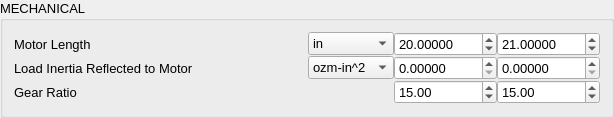
             <widget class="QGroupBox" name="groupBox_4">
              <property name="font">
               <font>
                <pointsize>10</pointsize>
               </font>
              </property>
              <property name="title">
               <string>MECHANICAL</string>
              </property>
              <layout class="QGridLayout" name="groupBox_4_gridLayout_7">
               <property name="spacing">
                <number>0</number>
               </property>
               <item row="0" column="0">
                <widget class="QLabel" name="label_31">
                 <property name="text">
                  <string>Motor Length</string>
                 </property>
                </widget>
               </item>
               <item row="0" column="1">
                <widget class="QComboBox" name="R_MtrLength_unit">
                 <item>
                  <property name="text">
                   <string>in</string>
                  </property>
                 </item>
                 <item>
                  <property name="text">
                   <string>m</string>
                  </property>
                 </item>
                 <item>
                  <property name="text">
                   <string>mm</string>
                  </property>
                 </item>
                </widget>
               </item>
               <item row="0" column="2">
                <widget class="QDoubleSpinBox" name="R_MtrLength_1">
                 <property name="decimals">
                  <number>5</number>
                 </property>
                 <property name="maximum">
                  <double>10000.000000000000000</double>
                 </property>
                 <property name="singleStep">
                  <double>0.000100000000000</double>
                 </property>
                 <property name="value">
                  <double>20.000000000000000</double>
                 </property>
                </widget>
               </item>
               <item row="0" column="3">
                <widget class="QDoubleSpinBox" name="R_MtrLength_2">
                 <property name="decimals">
                  <number>5</number>
                 </property>
                 <property name="maximum">
                  <double>10000.000000000000000</double>
                 </property>
                 <property name="singleStep">
                  <double>0.000100000000000</double>
                 </property>
                 <property name="value">
                  <double>21.000000000000000</double>
                 </property>
                </widget>
               </item>
               <item row="1" column="0">
                <widget class="QLabel" name="label_32">
                 <property name="text">
                  <string>Load Inertia Reflected to Motor                                </string>
                 </property>
                </widget>
               </item>
               <item row="1" column="1">
                <widget class="QComboBox" name="R_LoadInertia_unit">
                 <item>
                  <property name="text">
                   <string>ozm-in^2</string>
                  </property>
                 </item>
                 <item>
                  <property name="text">
                   <string>ozf-in-s^2</string>
                  </property>
                 </item>
                 <item>
                  <property name="text">
                   <string>lbm-in^2</string>
                  </property>
                 </item>
                 <item>
                  <property name="text">
                   <string>lbm-ft^2</string>
                  </property>
                 </item>
                 <item>
                  <property name="text">
                   <string>kg-m^2</string>
                  </property>
                 </item>
                 <item>
                  <property name="text">
                   <string>N-m-s^2</string>
                  </property>
                 </item>
                </widget>
               </item>
               <item row="1" column="2">
                <widget class="QDoubleSpinBox" name="R_LoadInertia_1">
                 <property name="decimals">
                  <number>5</number>
                 </property>
                 <property name="maximum">
                  <double>10000.000000000000000</double>
                 </property>
                 <property name="singleStep">
                  <double>0.000100000000000</double>
                 </property>
                </widget>
               </item>
               <item row="1" column="3">
                <widget class="QDoubleSpinBox" name="R_LoadInertia_2">
                 <property name="decimals">
                  <number>5</number>
                 </property>
                 <property name="maximum">
                  <double>10000.000000000000000</double>
                 </property>
                 <property name="singleStep">
                  <double>0.000100000000000</double>
                 </property>
                </widget>
               </item>
               <item row="2" column="0">
                <widget class="QLabel" name="label_33">
                 <property name="text">
                  <string>Gear Ratio</string>
                 </property>
                </widget>
               </item>
               <item row="2" column="3">
                <widget class="QDoubleSpinBox" name="R_GearRatio_2">
                 <property name="maximum">
                  <double>10000.000000000000000</double>
                 </property>
                 <property name="value">
                  <double>15.000000000000000</double>
                 </property>
                </widget>
               </item>
               <item row="2" column="2">
                <widget class="QDoubleSpinBox" name="R_GearRatio_1">
                 <property name="maximum">
                  <double>10000.000000000000000</double>
                 </property>
                 <property name="value">
                  <double>15.000000000000000</double>
                 </property>
                </widget>
               </item>
              </layout>
             </widget>
